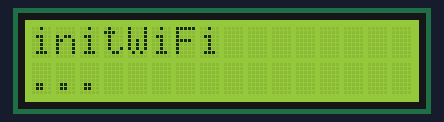
Simulated run of this sketch. Board: ESP32. On the bench: 16×2 character LCD. WiFi joins after 1.5 s; servers stay silent unless stated; storage starts empty; what the sketch prints to the serial monitor is not drawn.

Above: at 0.1 s.
At 1.7 s:
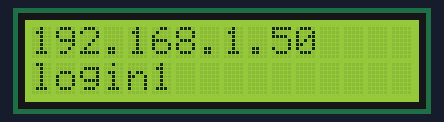
At 4.7 s:
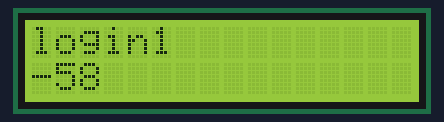

The sketch:

ESP32_LCD_I2C_SSE_WIFI_monitor.ino
```cpp
#include "Arduino.h"
#include "SPI.h"
#include "SPIFFS.h"
#include <WiFi.h>
#include <AsyncTCP.h>
#include <ESPAsyncWebServer.h>
#include <WiFiMulti.h>
WiFiMulti wifiMulti;

AsyncWebServer server(80);
AsyncEventSource events("/events");

#include <LiquidCrystal_I2C.h>  //https://github.com/johnrickman/LiquidCrystal_I2C
int lcdColumns = 16;
int lcdRows = 2;
LiquidCrystal_I2C lcd(0x27, lcdColumns, lcdRows);

// Timer variables
unsigned long lastTime = 0;
unsigned long timerDelay = 1000;

long   wifiStrange;
String wifiName = "?";

void getSensorReadings(){
    wifiStrange = WiFi.RSSI();
    wifiName    = WiFi.SSID();
    //Serial.print("#22="); Serial.println(wifiName);Serial.print("#23="); Serial.println(WiFi.RSSI());
}
String IpAddress2String(const IPAddress& ipAddress){
  String k = ".";
  return String(ipAddress[0])+k+String(ipAddress[1])+k+String(ipAddress[2])+k+String(ipAddress[3]);
}

void write2LCD(String text1, String text2){
     lcd.clear();
     lcd.setCursor(0, 0);
     lcd.print(text1);
     lcd.setCursor(0, 1);
     lcd.print(text2);
}

// Initialize WiFi
void initWiFi() {
    WiFi.mode(WIFI_STA);
           wifiMulti.addAP("login1", "pass1");
           wifiMulti.addAP("login2", "pass2");
           wifiMulti.addAP("login3", "pass3");
          //.................................
    Serial.print("Connecting to WiFi ..");
    while (wifiMulti.run() != WL_CONNECTED) {
      Serial.print('.');  delay(333);
    }
    Serial.println("::");
    Serial.print(WiFi.localIP()); Serial.print("; ");  Serial.print(WiFi.SSID());  Serial.print("; ");   Serial.println(WiFi.RSSI());
        write2LCD(IpAddress2String(WiFi.localIP()),WiFi.SSID());
    delay(3000);
}

void setup() {
  Serial.begin(115200);
     lcd.init();
     lcd.backlight();
     write2LCD("initWiFi","...");

  initWiFi();
      if (!SPIFFS.begin(true)) {
       Serial.println("An Error while mounting SPIFFS");
      } else{
        Serial.println("OK success mounting SPIFFS");
      }

  // Handle Web Server
 server.on("/", HTTP_GET, [](AsyncWebServerRequest *request){
    request->send(SPIFFS, "/index.html", "text/html");
  });
  server.on("/index.html", HTTP_GET, [](AsyncWebServerRequest *request){
    request->send(SPIFFS, "/index.html", "text/html");
  });
  server.on("/wifi.webmanifest", HTTP_GET, [](AsyncWebServerRequest *request){
    request->send(SPIFFS, "/wifi.webmanifest", "application/manifest+json");
  });
  server.on("/wifi.png", HTTP_GET, [](AsyncWebServerRequest *request){
    request->send(SPIFFS, "/wifi.png", "image/png");
  });

  // Handle Web Server Events
  events.onConnect([](AsyncEventSourceClient *client){
    if(client->lastId()){
      Serial.printf("Client reconnected! Last message ID that it got is: %u\n", client->lastId());
    }
     client->send("hello!", NULL, millis(), 10000);
  });

  DefaultHeaders::Instance().addHeader("Access-Control-Allow-Origin", "*");
  server.addHandler(&events);
  server.begin();
}

void loop() {
  if ((millis() - lastTime) > timerDelay) {
    getSensorReadings();
    events.send(String(wifiStrange).c_str(),"wifiStrange",millis());
    events.send(String(wifiName).c_str(),"wifiName",millis());
    lastTime = millis();
    write2LCD(String(wifiName),String(wifiStrange));
  }
}
```

Measured:
- what the display in image 1 shows lasts 3.0 s, from 1.6 s to 4.6 s
